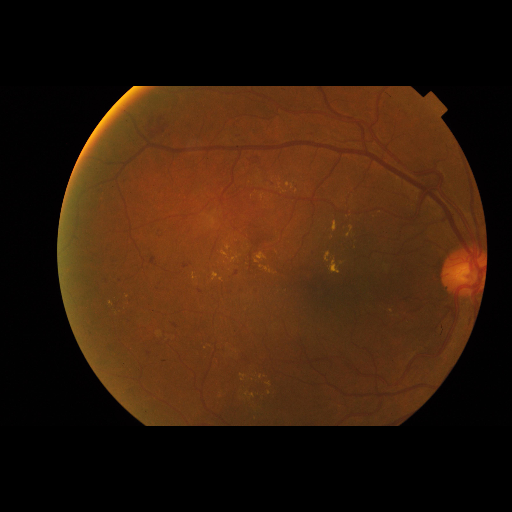
#> input picture ketqua/full_run/000c1434d8d7/original.png, 512 x 512 px
$ python -i fov_detection.py   (imports and definitions only)
#> lines starting #> are read from the running program, lines starting #| are printed output that depends on the picture; after the words box and inside, x2 and y2 are one past the last pixel; in counts of white or black regions, pixels touching at a corner belong together
#> further down, picture is the input picture: shape (512, 512, 3); mean B, G, R 10.9, 28.6, 53.6
"""Retinal Field of View (FOV) detection module."""

from typing import Dict, Tuple, Any, Optional
import cv2
import numpy as np


class FOVDetector:
    """Detects and segments the valid retinal aperture (Field of View)."""

    def __init__(
        self,
        threshold_value: int = 15,
        morph_kernel_size: int = 11,
        min_area_ratio: float = 0.15,
    ):
        self.threshold_value = threshold_value
        self.morph_kernel_size = morph_kernel_size
        self.min_area_ratio = min_area_ratio

    def detect(self, image: np.ndarray) -> Tuple[np.ndarray, Dict[str, Any]]:
        """Extracts the retinal mask and spatial metadata.

        Args:
            image: Input image (BGR or grayscale).

        Returns:
            fov_mask: Binary uint8 mask (0 or 255) with shape (H, W).
            metadata: Dict with bbox, pixel count, area ratio, etc.
        """
        if len(image.shape) == 3:
            # Green channel or grayscale
            gray = cv2.cvtColor(image, cv2.COLOR_BGR2GRAY)
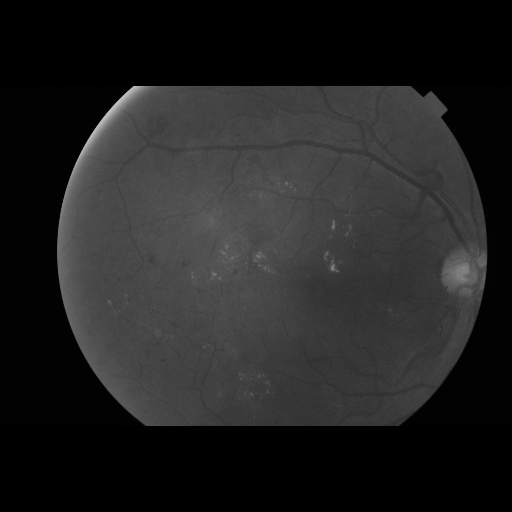
#> gray: shape (512, 512); min 0, max 194, mean 34.1
            green = image[:, :, 1]
            ref_channel = np.maximum(gray, green)
        else:
            ref_channel = image.copy()

        h, w = ref_channel.shape
#> h = 512; w = 512
        total_pixels = h * w
#> total_pixels = 262144

        # Thresholding
        _, binary = cv2.threshold(
            ref_channel, self.threshold_value, 255, cv2.THRESH_BINARY
        )
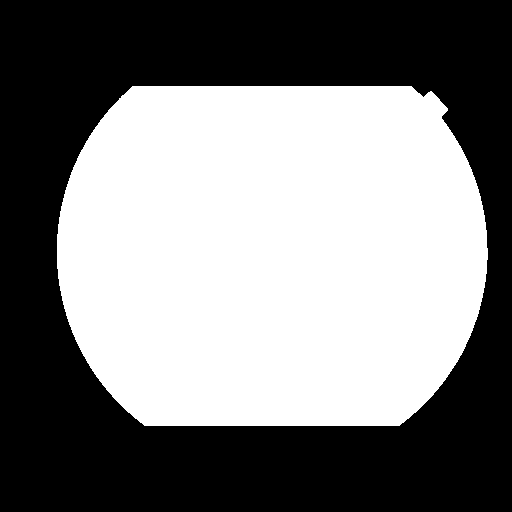
#> binary: shape (512, 512); 49.5% white; 1 white region, box (x1, y1, x2, y2) and area: (57, 86, 488, 426) 129772

        # Morphological closing to fill holes inside retina
        kernel = cv2.getStructuringElement(
            cv2.MORPH_ELLIPSE, (self.morph_kernel_size, self.morph_kernel_size)
        )
        closed = cv2.morphologyEx(binary, cv2.MORPH_CLOSE, kernel)
#> closed: shape (512, 512); 49.5% white; 1 white region, box (x1, y1, x2, y2) and area: (57, 86, 488, 426) 129784
        opened = cv2.morphologyEx(closed, cv2.MORPH_OPEN, kernel)
#> opened: shape (512, 512); 49.5% white; 1 white region

        # Find largest connected component / contour
        contours, _ = cv2.findContours(
            opened, cv2.RETR_EXTERNAL, cv2.CHAIN_APPROX_SIMPLE
        )
#> contours = 1 contour; box (x1, y1, x2, y2) and area: (57, 86, 488, 426) 129149

        fov_mask = np.zeros((h, w), dtype=np.uint8)

        if contours:
            largest_contour = max(contours, key=cv2.contourArea)
#> largest_contour = contour of 348 points, box (x1, y1, x2, y2) (57, 86, 488, 426), area 129149
            contour_area = cv2.contourArea(largest_contour)
#> contour_area = 129149

            if contour_area >= (total_pixels * self.min_area_ratio):
                cv2.drawContours(fov_mask, [largest_contour], -1, 255, thickness=-1)
                x, y, bw, bh = cv2.boundingRect(largest_contour)
#> x = 57; y = 86; bw = 431; bh = 340
            else:
                # Fallback to whole image if no large component found
                fov_mask[:] = 255
                x, y, bw, bh = 0, 0, w, h
        else:
            fov_mask[:] = 255
            x, y, bw, bh = 0, 0, w, h

        valid_pixels = int(np.sum(fov_mask > 0))
#> valid_pixels = 129767
        valid_ratio = float(valid_pixels / total_pixels)
#> valid_ratio = 0.495

        metadata = {
            "bbox_xywh": [int(x), int(y), int(bw), int(bh)],
            "retinal_pixel_count": valid_pixels,
            "total_pixels": total_pixels,
            "valid_pixel_ratio": round(valid_ratio, 4),
        }
#> metadata = {'bbox_xywh': [57, 86, 431, 340], 'retinal_pixel_count': 129767, 'total_pixels': 262144, 'valid_pixel_ratio': 0.495}

        return fov_mask, metadata


def detect_retinal_fov(
    image: np.ndarray,
    threshold_value: int = 15
) -> Tuple[np.ndarray, Dict[str, Any]]:
    """Convenience functional wrapper for FOVDetector."""
    detector = FOVDetector(threshold_value=threshold_value)
    return detector.detect(image)

>>> import cv2
>>> picture = cv2.imread('../../ketqua/full_run/000c1434d8d7/original.png')
>>> result = FOVDetector().detect(picture)

$ run again, on ketqua/full_run/000c1434d8d7/report_panel.png
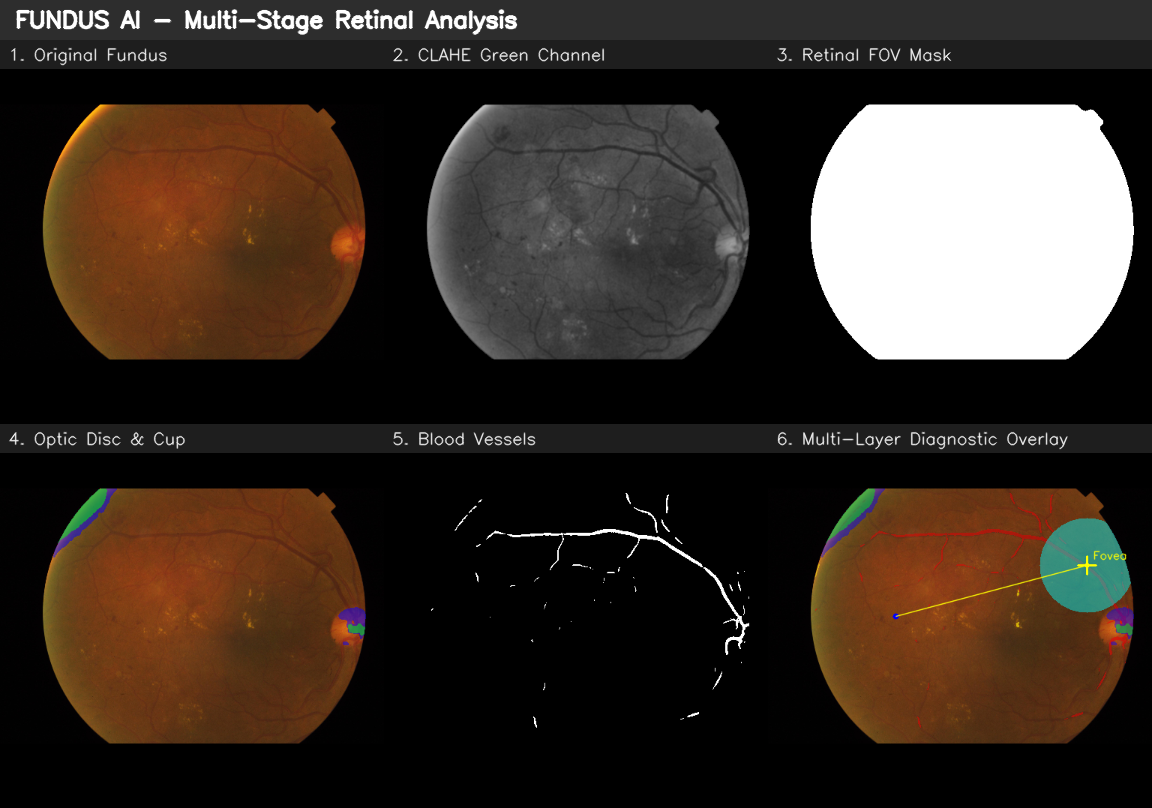
#> input picture ketqua/full_run/000c1434d8d7/report_panel.png, 1152 x 808 px
#> picture is the input picture: shape (808, 1152, 3); mean B, G, R 38.1, 46.2, 56.9
#> in detect, `_, binary = cv2.threshold( ref_channel, self.threshold_value, 255, cv2..`:
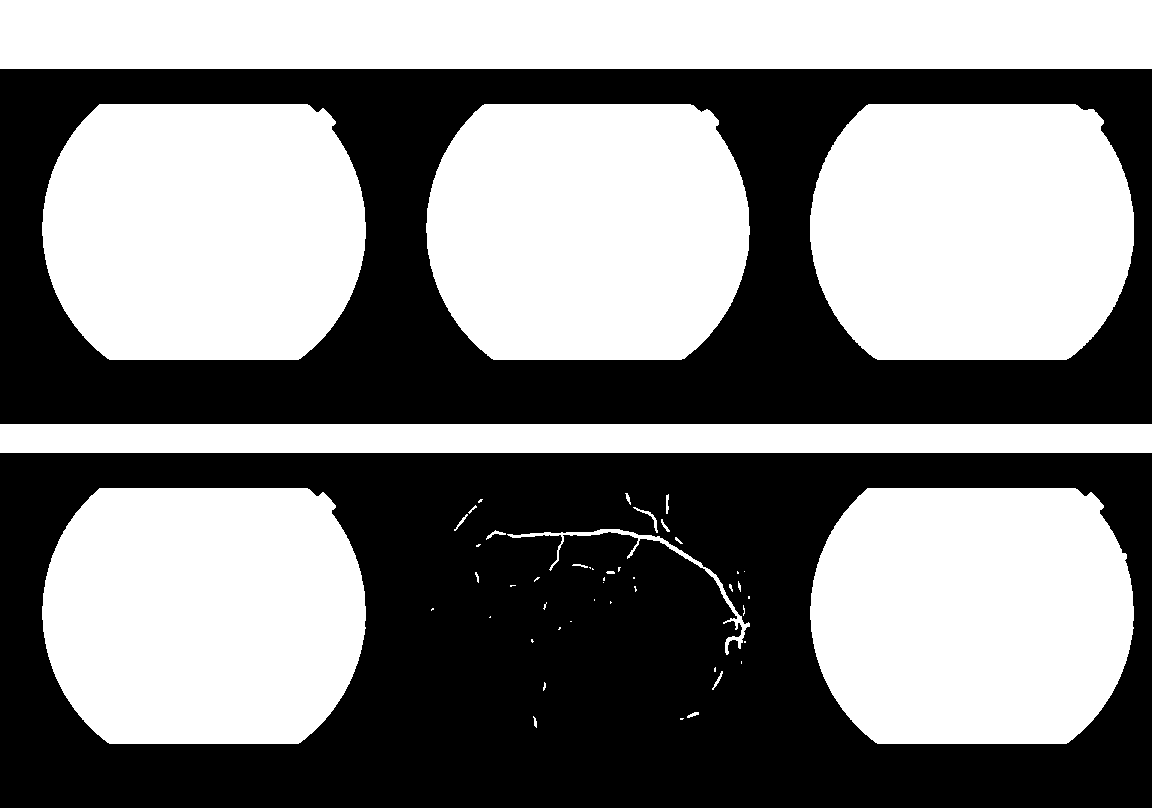
#> binary: shape (808, 1152); 51.8% white; 2 black regions, box (x1, y1, x2, y2) and area: (0, 453, 1152, 808) 260076, (0, 69, 1152, 424) 188925
#> closed: shape (808, 1152); 51.9% white; 2 black regions, box (x1, y1, x2, y2) and area: (0, 453, 1152, 808) 259261, (0, 69, 1152, 424) 188892
#> in detect, `opened = cv2.morphologyEx(closed, cv2.MORPH_OPEN, kernel)`:
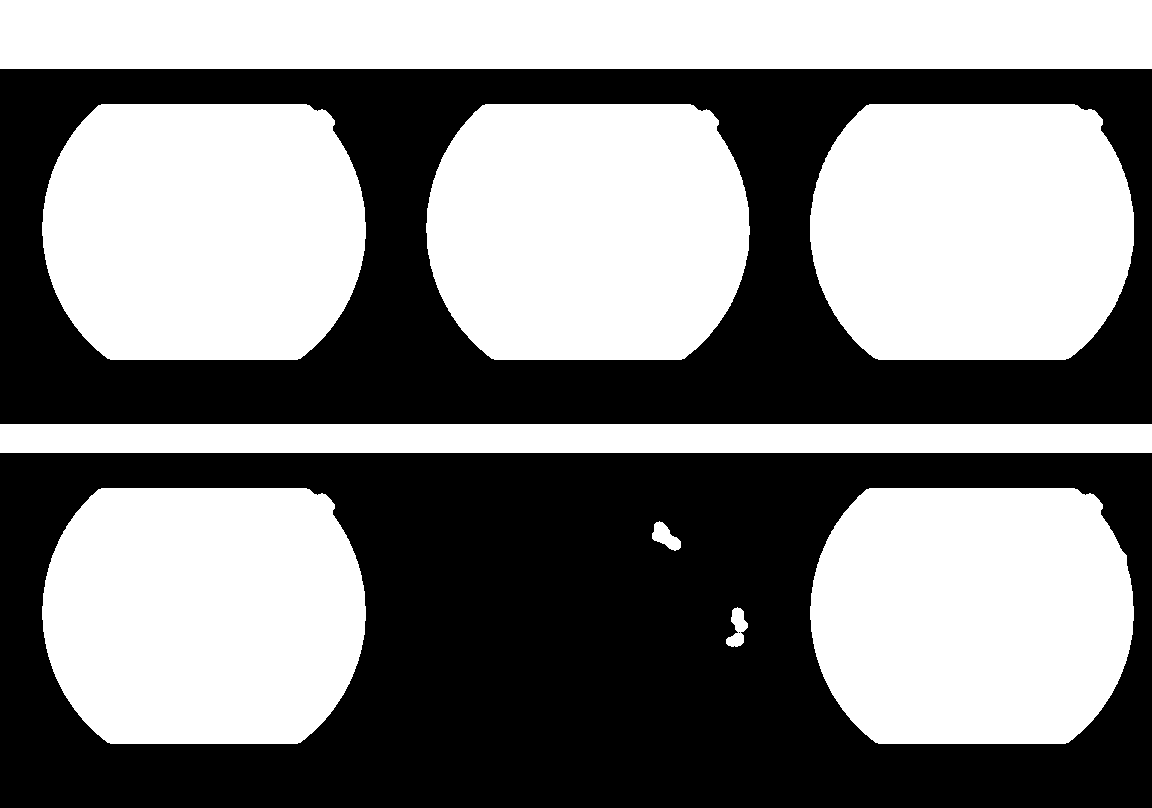
#> opened: shape (808, 1152); 51.6% white; 3 black regions (1 under 20 px)
#> contours = 9 contours; largest, box (x1, y1, x2, y2) and area: (0, 0, 1152, 69) 78268, (810, 104, 1134, 360) 73026, (810, 488, 1134, 744) 72871, (42, 488, 366, 744) 72829, (42, 104, 366, 360) 72826
#> largest_contour = [[0, 0], [0, 68], [1151, 68], [1151, 0]]
#> contour_area = 78268
